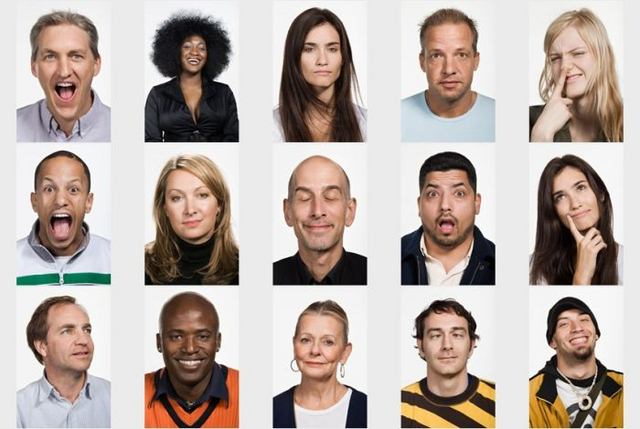
#> input picture Construct 2/Python/Урок 6/untitled5/21.jpg, 640 x 429 px
$ python 'Face Detection.py'
#> lines starting #> are read from the running program, lines starting #| are printed output that depends on the picture; after the words box and inside, x2 and y2 are one past the last pixel; in counts of white or black regions, pixels touching at a corner belong together
import cv2
faceCascade = cv2.CascadeClassifier("C:\\Users\\andrey\\PycharmProjects\\untitled5\\Face.xml")
img = cv2.imread('21.jpg')
#> img is the input picture: shape (429, 640, 3); mean B, G, R 166.8, 173.5, 186.3
while True:
    gray = cv2.cvtColor(img, cv2.COLOR_BGR2GRAY)
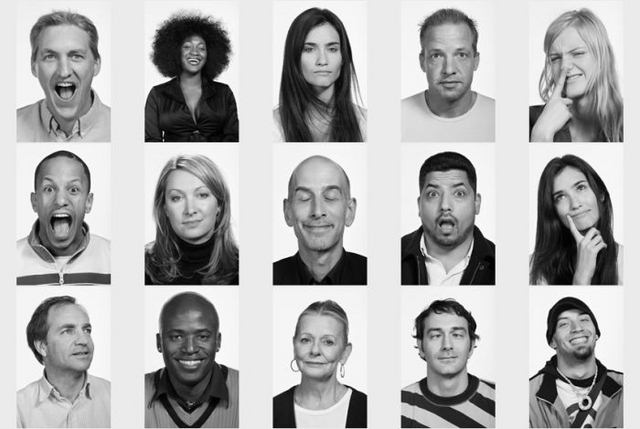
#> gray: shape (429, 640); min 0, max 255, mean 176.5
    faces = faceCascade.detectMultiScale(
        gray,
        scaleFactor=1.2,
        minNeighbors=3,
        minSize=(20, 20))
#> faces = 14 rows, first 6: [178, 35, 33, 33], [294, 28, 56, 56], [540, 32, 60, 60], [30, 165, 62, 62], [48, 306, 61, 61], [418, 312, 59, 59]
    for (x, y, w, h) in faces:
        cv2.rectangle(img, (x, y), (x + w, y + h), (0, 0, 255), 1)
#> this loop made 14 passes
#> (x, y, w, h) on passes 1 to 12: (178, 35, 33, 33), (294, 28, 56, 56), (540, 32, 60, 60), (30, 165, 62, 62), (48, 306, 61, 61), (418, 312, 59, 59), (160, 312, 59, 59), (286, 317, 62, 62), (417, 31, 65, 65), (28, 28, 72, 72), (544, 169, 57, 57), (412, 167, 68, 68)
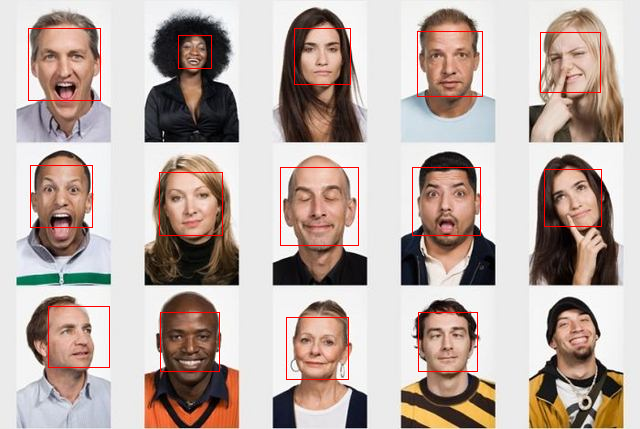
#> img: shape (429, 640, 3); 1.25% of pixels changed, all inside (x1, y1, x2, y2) = (28, 28, 602, 380)

    cv2.imshow("Faces", img)

    if cv2.waitKey(0) & 0xFF == ord('q'):
#> (key q is pressed here)
        break
    cv2.destroyAllWindows()
